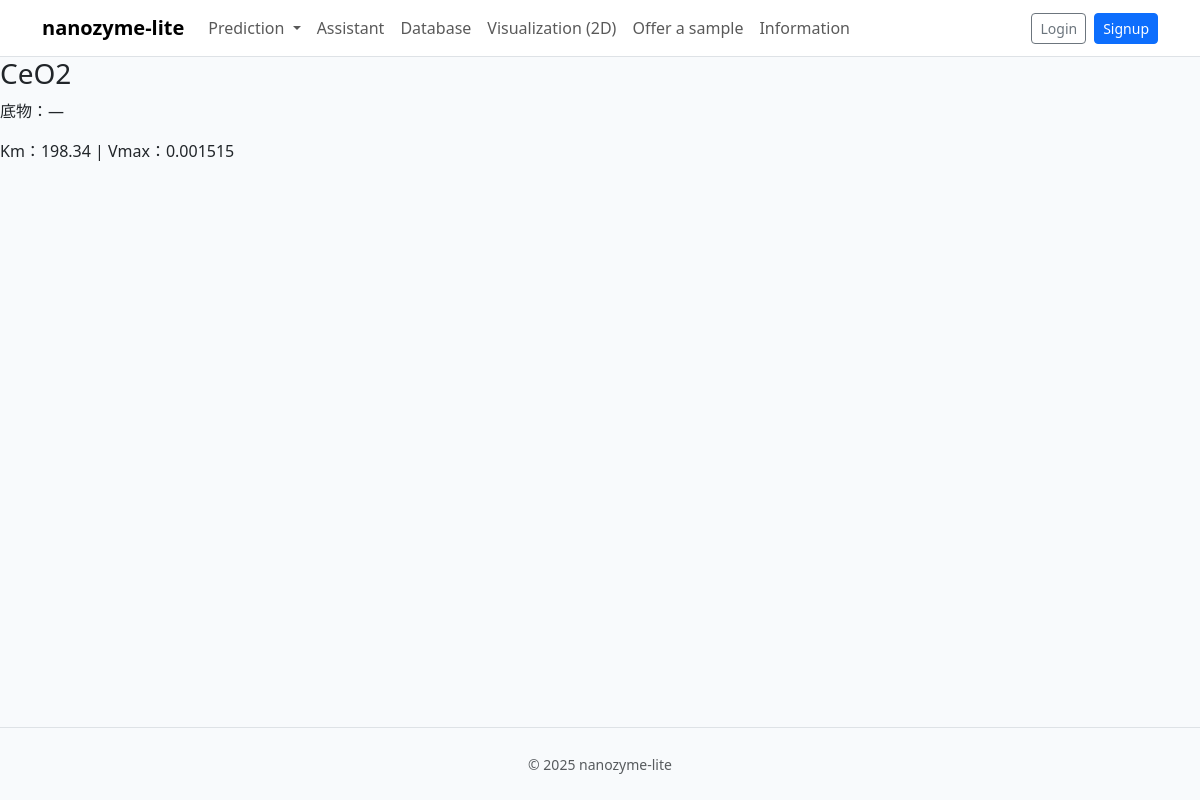
The app's page /data/1208 with its own data.
### models.py (models this page shows, shortened)
class NanoEnzyme(db.Model):
    __tablename__ = "nanoenzymes"
    id: Mapped[int] = mapped_column(Integer, primary_key=True)
    name: Mapped[str] = mapped_column(String(200), index=True)
    formula: Mapped[str | None] = mapped_column(String(200), index=True, nullable=True)
    activity: Mapped[str | None] = mapped_column(String(100), index=True, nullable=True)
    substrate: Mapped[str] = mapped_column(String(200), index=True, default="")
    ph: Mapped[float | None] = mapped_column(Float, nullable=True)
    temp_c: Mapped[float | None] = mapped_column(Float, nullable=True)
    km: Mapped[float] = mapped_column(Float, nullable=True)
    vmax: Mapped[float] = mapped_column(Float, nullable=True)
    doi: Mapped[str | None] = mapped_column(String(255), index=True, nullable=True)
    notes: Mapped[str] = mapped_column(Text, default="")
    created_at: Mapped[datetime] = mapped_column(DateTime, default=datetime.utcnow, index=True)

### views/data.py (the view)
@bp.route("/<int:item_id>")
def detail(item_id: int):
    it = db.session.get(NanoEnzyme, item_id)
    if not it:
        abort(404)
    return render_template("data_detail.html", it=it)

### templates/data_detail.html (shortened to what this page needs)
{% extends 'base.html' %}
{% block content %}
  <h3 style="margin-top:0;">{{ it.name }}</h3>
  <p class="muted">底物：{{ it.substrate or '—' }}</p>
  <p>Km：{{ it.km or '—' }} | Vmax：{{ it.vmax or '—' }}</p>
{% endblock %}

### static/style.css (style rules this page uses)
:root { font-family: "Inter", "Segoe UI", system-ui, -apple-system, BlinkMacSystemFont, sans-serif; color: #0f172a; background-color: #f8fafc; }
body { background-color: #f8fafc; }

### records on screen
NanoEnzyme: name "CeO2", substrate "—", km "198.34", vmax "0.001515"

### other values on screen
{{ 2025 }} "2025"
